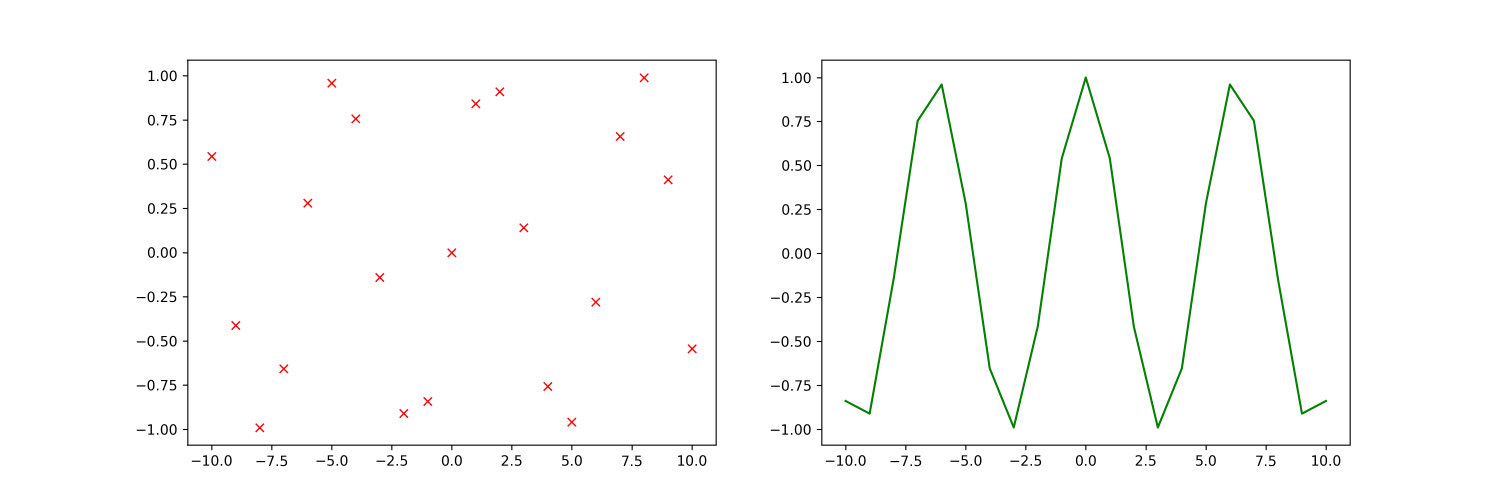
#> input picture dataanalysis/sine_cosine.png, 4500 x 1500 px, given in place of Tony.jpeg, which was not available (shown at 1/3 size)
$ jupyter execute img.pro.ipynb   (text cells are left out)
#> lines starting #> are read from the running program, lines starting #| are printed output that depends on the picture; pictures that were not available may be replaced by others from this repository, and a replacement may not be noted
[cell 1]
from PIL import Image,ImageDraw, ImageEnhance

[cell 2]
img_path=r"C:\Users\KRISH\OneDrive\Images\Tony.jpeg"
im2_path=r"C:\Users\KRISH\Downloads\twin peak wall.jpg"
im1=Image.open(img_path)
#> im1 is the input picture: PIL image 4500x1500 RGBA; mean R, G, B, A 251, 251.6, 250.8, 255
im2=Image.open(im2_path)
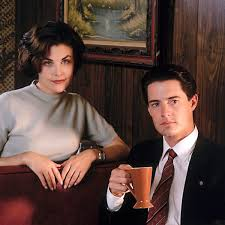
#> input picture pythonpractice/twin peak wall.jpg, 225 x 225 px, found by its file name
#> im2 is the input picture: PIL image 225x225 RGB; mean R, G, B 88.7, 66.2, 60

[cell 3]
print(im1)
#| <PIL.PngImagePlugin.PngImageFile image mode=RGBA size=4500x1500 at 0x7FF1BC751750>
print(im2)
#| <PIL.JpegImagePlugin.JpegImageFile image mode=RGB size=225x225 at 0x7FF1BC752250>

[cell 4]
im1

[cell 5]
im1.show()

[cell 6]
# load image from url
import requests

def load_image(url):
#> called with url = 'https://printler.com/en/poster/162551/'
    return Image.open(requests.get(url,stream=True).raw)
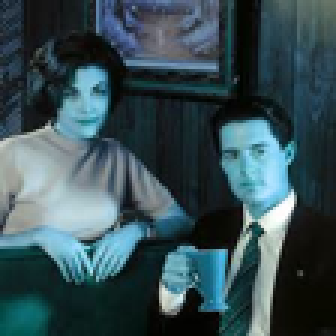
#> input picture img/img_enhance_-1.png, 112 x 112 px, given in place of , which was not available (shown 3 times larger)
#> returned value is the input picture: PIL image 112x112 RGB; mean R, G, B 55.7, 78.2, 84.4

[cell 7]
url="https://printler.com/en/poster/162551/"
im3=load_image(url)
im3

[cell 8]
im3.save('batman.png')

[cell 9]
im2.transpose(Image.FLIP_TOP_BOTTOM)
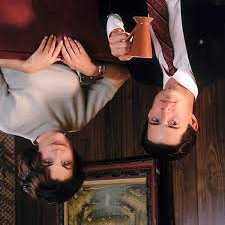
#> Out: PIL image 225x225 RGB; mean R, G, B 88.7, 66.2, 60

[cell 10]
im2.size
print(im2.height,im2.width,im2.mode)
#| 225 225 RGB
